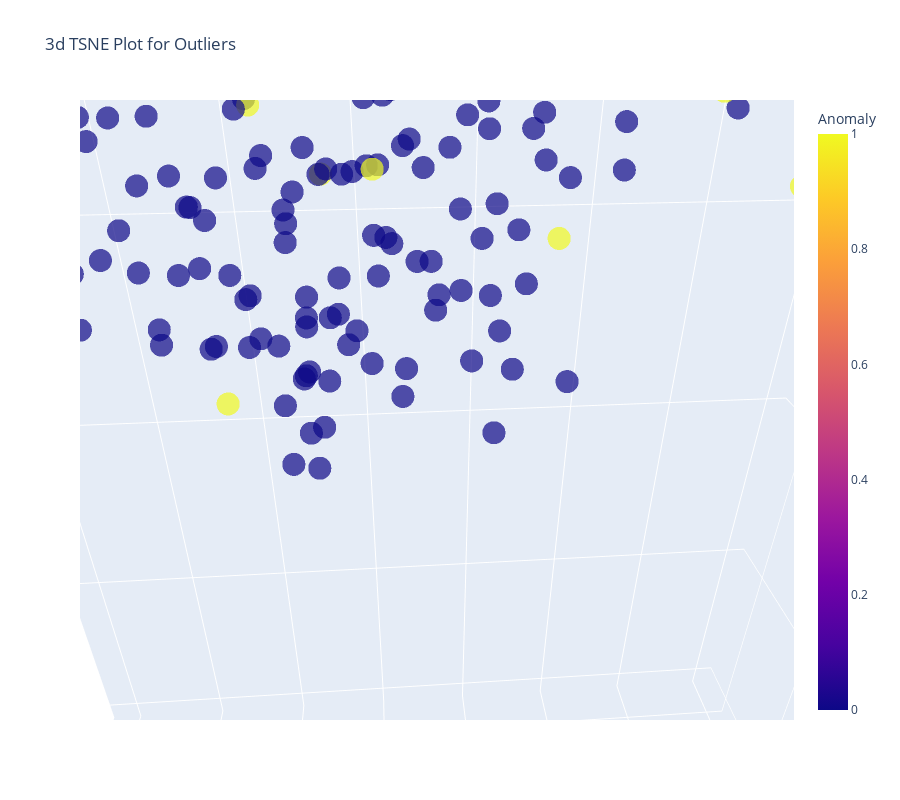

The notebook cell this image was saved under:
### Code cell
plot_model(model, 'tsne')

### Figure 1 — Plotly figure (JSON) as saved in the notebook; plotly's stock layout.template omitted (floating-point values rounded to 4 significant figures; data arrays with more than 128 entries replaced by an {"elided": "..."} marker saying what was removed)
{"data": [{"customdata": {"elided": "440x1 int values"}, "hovertemplate": "0=%{x}<br>1=%{y}<br>2=%{z}<br>Feature=%{customdata[0]}<br>Anomaly=%{marker.color}<extra></extra>", "legendgroup": "", "marker": {"color": {"elided": "440 int values"}, "coloraxis": "coloraxis", "opacity": 0.7, "symbol": "circle"}, "mode": "markers", "name": "", "scene": "scene", "showlegend": false, "type": "scatter3d", "x": {"elided": "440 float values"}, "y": {"elided": "440 float values"}, "z": {"elided": "440 float values"}}], "layout": {"coloraxis": {"colorbar": {"title": {"text": "Anomaly"}}, "colorscale": [[0, "#0d0887"], [0.1111, "#46039f"], [0.2222, "#7201a8"], [0.3333, "#9c179e"], [0.4444, "#bd3786"], [0.5556, "#d8576b"], [0.6667, "#ed7953"], [0.7778, "#fb9f3a"], [0.8889, "#fdca26"], [1, "#f0f921"]]}, "height": 800, "legend": {"tracegroupgap": 0}, "scene": {"aspectmode": "auto", "aspectratio": {"x": 0.7541, "y": 0.9, "z": 1.473}, "camera": {"center": {"x": 0, "y": 0, "z": 0}, "eye": {"x": 0.3699, "y": -0.02766, "z": 0.2232}, "projection": {"type": "perspective"}, "up": {"x": 0, "y": 0, "z": 1}}, "domain": {"x": [0, 1], "y": [0, 1]}, "xaxis": {"title": {"text": "0"}, "type": "linear"}, "yaxis": {"title": {"text": "1"}, "type": "linear"}, "zaxis": {"title": {"text": "2"}, "type": "linear"}}, "title": {"text": "3d TSNE Plot for Outliers"}, "width": 900}}
